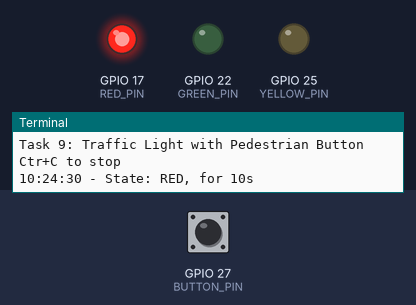
The program below on a simulated Raspberry Pi (BCM pin numbers). On the bench: output pins drawn as LEDs (lit = HIGH), the last lines printed to the terminal. The inputs (shaded band) are chosen by the test bench; at power-on: GPIO 27 (BUTTON_PIN) HIGH. The clock reads 2024-03-15 10:24:30 at power-on unless the program sets it.

Above: at 1.2 s.
1.3 s: GPIO 27 (BUTTON_PIN) pulled LOW for 0.15 s
At 11.1 s:
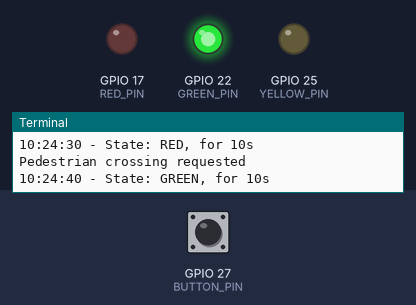
Timing chart, 0 to 26.5 s (numbered marks = the images above; inputs shaded):
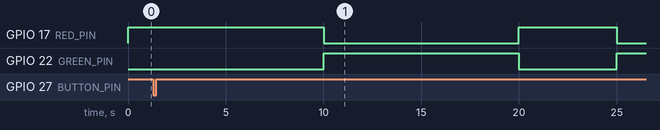

Measured:
- after the input at 1.3 s, GPIO 25 (YELLOW_PIN): stays LOW (without the input it goes to HIGH after 18.7 s)

The program:

Code.py
```python
import RPi.GPIO as GPIO
import time
from enum import Enum, auto

#------- GPIO pins ----------------
RED_PIN = 17
YELLOW_PIN = 25
GREEN_PIN = 22
BUTTON_PIN = 27


# -------------------- States ---------
class State(Enum):
    GREEN = auto()
    YELLOW = auto()
    RED = auto()
    PED_REQUEST = auto()

# -------------------- Timing (seconds) -----
TIMING = {
    State.GREEN: 10,
    State.YELLOW: 3,
    State.RED: 10,
    State.PED_REQUEST: 5
}


# -------------------- LED config per state ---------
LED_CONFIG = {
    State.GREEN:        (False, False, True),   # Red, Yellow, Green
    State.YELLOW:       (False, True, False),
    State.RED:          (True, False, False),
    State.PED_REQUEST:  (True, False, False) # Red + Yellow for pedestrian
}

# -------------------- GPIO setup -------------
GPIO.setmode(GPIO.BCM)
GPIO.setwarnings(False)
for pin in (RED_PIN, YELLOW_PIN, GREEN_PIN):
    GPIO.setup(pin, GPIO.OUT)
GPIO.setup(BUTTON_PIN, GPIO.IN, pull_up_down=GPIO.PUD_UP) # Button with pull-up resistor

pedestrian_req = False

def button_callback(channel):
    global pedestrian_req
    pedestrian_req = True
    print('Pedestrian crossing requested')

GPIO.add_event_detect(BUTTON_PIN, GPIO.FALLING,
                        callback=button_callback, bouncetime=500)

def set_leds(red, yellow, green):
    GPIO.output(RED_PIN, GPIO.HIGH if red else GPIO.LOW)
    GPIO.output(YELLOW_PIN, GPIO.HIGH if yellow else GPIO.LOW)
    GPIO.output(GREEN_PIN, GPIO.HIGH if green else GPIO.LOW)

def run_state(state):
    red, yellow, green = LED_CONFIG[state]
    set_leds(red, yellow, green)
    duration = TIMING[state]
    print(f'{time.strftime("%H:%M:%S")} - State: {state.name}, for {duration}s')
    time.sleep(TIMING[state])

def next_state(current):
    if current == State.GREEN:
        return State.YELLOW
    elif current == State.YELLOW:
        return State.RED
    elif current == State.RED:
        return State.GREEN
    elif current == State.PED_REQUEST:
        return State.GREEN

print('Task 9: Traffic Light with Pedestrian Button Ctr+C to stop')

current_state = State.RED # start at Red

try:
    while True:
        if current_state == State.YELLOW and pedestrian_req:
            current_state = State.PED_REQUEST
        run_state(current_state)
        current_state = next_state(current_state)

except KeyboardInterrupt:
    print('\nExiting...')

finally:
    set_leds(False, False, False)
    GPIO.cleanup()
```
